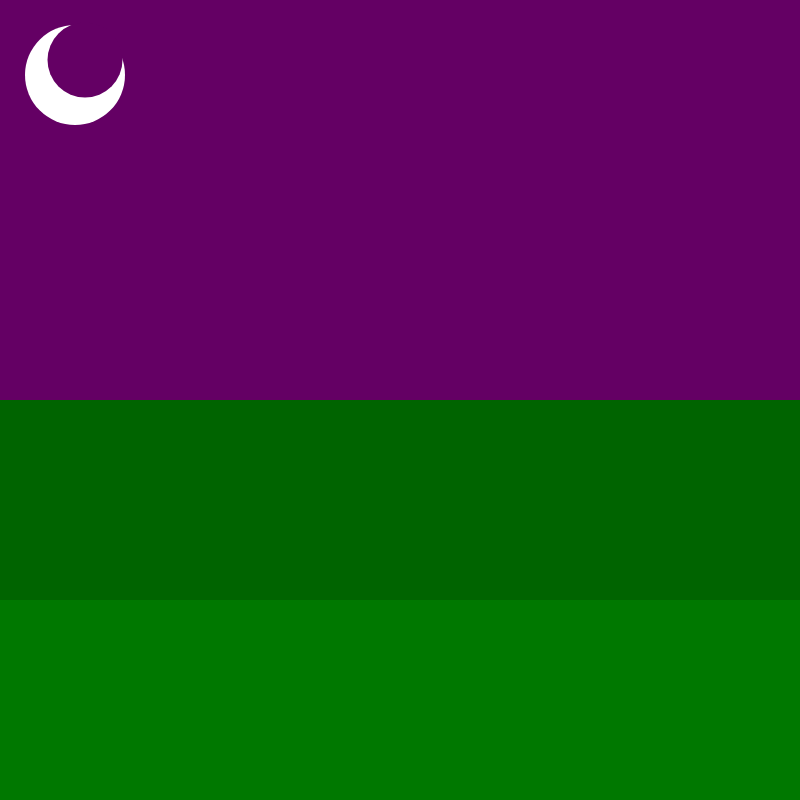
Frame 1 (no input)
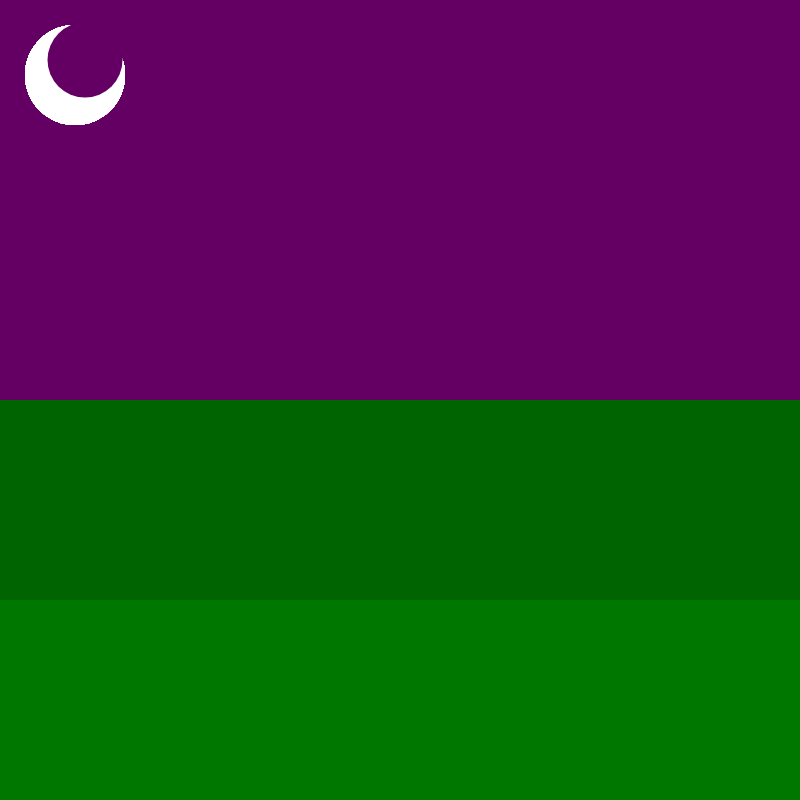
Frame 60 (no input)
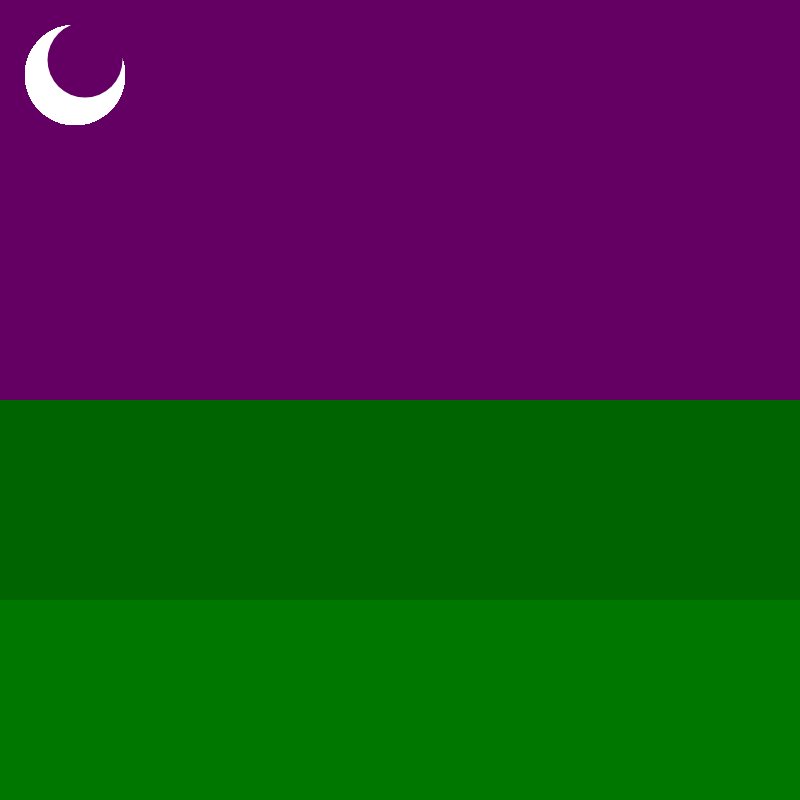
Frame 120 (the mouse pressed at the canvas centre since frame 60)

The p5.js sketch that drew these frames (run headless with seeded random() and noise() and a simulated clock; from frame 60 on, the mouse is pressed at the canvas centre):

// p5.js sketch
// ── sketch.js
let sound

function preload(){
//sound = loadsound('')
}

function setup() {
  // put setup code here
createCanvas(800,800);
background(100,0,100);
noStroke()
}

function draw(){

fill(255)
circle(75,75,100)


fill(100,0,100)
circle(85,60,75)

fill(0,100,0)
rect(0,400,800,800);

pop



fill(0,120,0)
rect(0,600,800,800);

}
